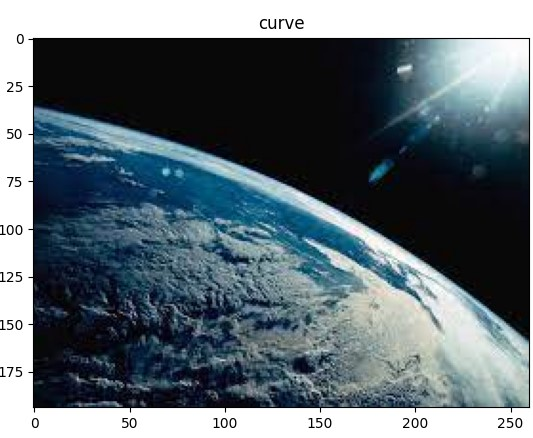
#> input picture figs/full_img_earth.jpg, 533 x 438 px; its folder holds only this picture in this run
$ python -i SIClib.py   (imports and definitions only)
#> lines starting #> are read from the running program, lines starting #| are printed output that depends on the picture
import os
from joblib import dump, load
import cv2
import numpy as np

import matplotlib.pyplot as plt

def setSize(new_size):
    global im_size,rand_points
    im_size = tuple((np.ones((2, 1),dtype=int) * new_size).flatten())
    rand_points = getRandomPoints(im_size[0])


def randomDiff(img, im_size, rand_points):
    img = cv2.resize(img, im_size).astype(int)

    ret_vec = np.zeros(len(rand_points))
    for i in range(len(rand_points)):
        x1, y1 = rand_points[i][0]
        x2, y2 = rand_points[i][1]
        ret_vec[i] = img[y1, x1] - img[y2, x2]

    return ret_vec


def getRandomPoints(n=32, seed=42):
#> called with n = 32, seed = 42
    if seed:
        np.random.seed(seed)
    ret_points = []
    for _ in range(n):
        p1 = np.random.randint(0, im_size[0]), np.random.randint(0, im_size[1])
        p2 = np.random.randint(0, im_size[0]), np.random.randint(0, im_size[1])

        ret_points.append((p1, p2))
    return ret_points


def extractFeat(img):
    hsv = cv2.cvtColor(img, cv2.COLOR_RGB2HSV)
#> hsv: shape (438, 533, 3); mean H, S, V 64.6, 75.6, 118.1
    gray = hsv[:, :, 2]
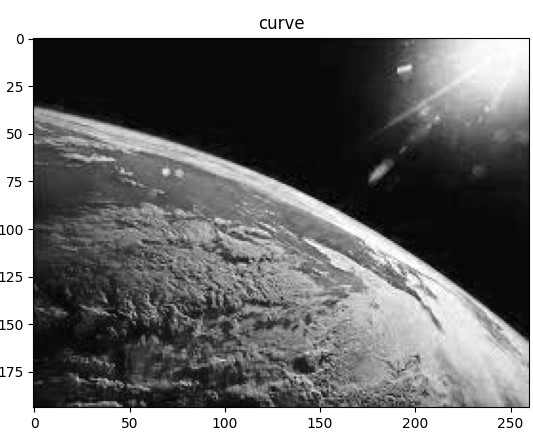
#> gray: shape (438, 533); min 0, max 255, mean 118.1
    feat = np.array([1])

    hist_hsv, bins = np.histogram(hsv[:, :, 0].ravel(), 90, [0, 180])
#> hist_hsv = 90 values, max 80801 at index 0, min 2 at index 89, mean 2593.9; bins = 91 values from 0 to 180
    hist_hsv = hist_hsv / hist_hsv.sum()
#> hist_hsv = 90 values, max 0.346 at index 0, min 8.57e-06 at index 89, mean 0.0111
    feat = np.concatenate([feat, hist_hsv])
#> feat = 91 values, max 1 at index 0, min 8.57e-06 at index 90, mean 0.022

    hist_hsv, bins = np.histogram(gray.ravel(), 100, [0, 256])
#> hist_hsv = 100 values, max 44158 at index 99, min 602 at index 88, mean 2334.5; bins = 101 values from 0 to 256
    hist_hsv = hist_hsv / hist_hsv.sum()
#> hist_hsv = 100 values, max 0.189 at index 99, min 0.00258 at index 88, mean 0.01
    feat = np.concatenate([feat, hist_hsv])
#> feat = 191 values, max 1 at index 0, min 8.57e-06 at index 90, mean 0.0157

    channels = list()
    channels.append(('r-hsv', hsv[:, :, 0]))
    channels.append(('r-gray', gray))
    ix = cv2.Sobel(gray.astype(np.float32), -1, 1, 0, ksize=3)
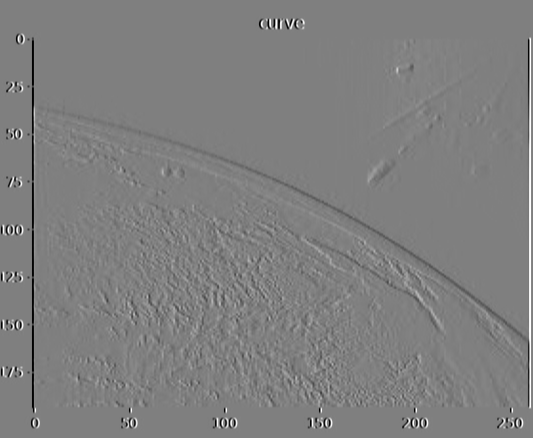
#> ix: shape (438, 533) float32; min -1020, max 1020, mean 0.1; drawn with min black and max white
    iy = cv2.Sobel(gray.astype(np.float32), -1, 0, 1, ksize=3)
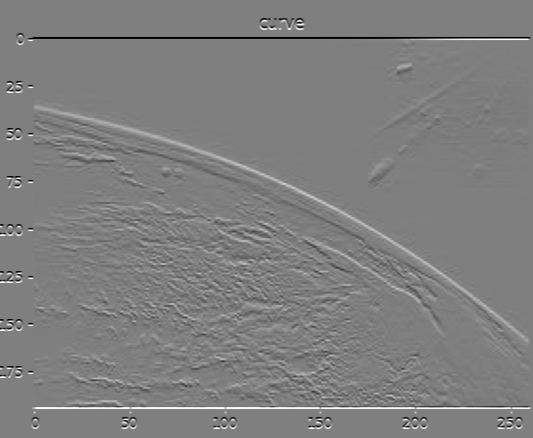
#> iy: shape (438, 533) float32; min -1020, max 1019, mean 0; drawn with min black and max white
    grad = np.arctan2(iy, ix)
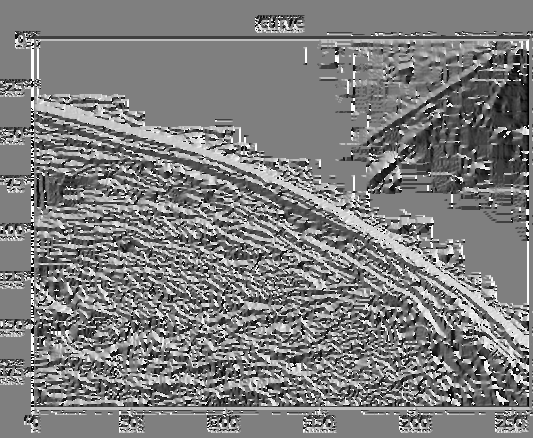
#> grad: shape (438, 533) float32; min -3.14, max 3.14, mean -0.0283; drawn with min black and max white
    mag = np.hypot(iy, ix)
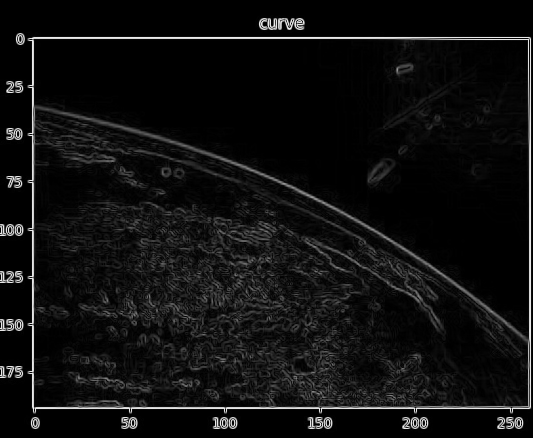
#> mag: shape (438, 533) float32; min 0, max 1106.4, mean 68.8; drawn with min black and max white
    channels.append(('r-sobelX', ix))
    channels.append(('r-sobelY', iy))
    channels.append(('r-mag', mag))
    channels.append(('r-mag', grad + np.pi))

    for idx, (n, c) in enumerate(channels):
        # rand_points = getRandomPoints(seed=idx)
        rs = randomDiff(c, im_size, rand_points)
        feat = np.concatenate([feat, rs])

        hist, bins = np.histogram(c.ravel(), 6, )
        hist = hist / hist.sum()
        feat = np.concatenate([feat, hist])
#> this loop made 6 passes
#> (n, hist, bins) on passes 1 to 6: ('r-hsv', [0.359, 0.028, 0.0554, 0.482, 0.0642, 0.0105], [0, 29.67, 59.33, 89, 118.7, 148.3, 178]), ('r-gray', [0.339, 0.108, 0.12, 0.1, 0.0761, 0.258], [0, 42.5, 85, 127.5, 170, 212.5, 255]), ('r-sobelX', [0.00501, 0.00263, 0.289, 0.698, 0.00234, 0.00397], [-1020, -680, -340, 0, 340, 680, 1020]), ('r-sobelY', [0.00492, 0.00385, 0.359, 0.619, 0.00738, 0.00507], [-1020, -680.2, -340.3, -0.5, 339.3, 679.2, 1019]), ('r-mag', [0.911, 0.0557, 0.00994, 0.00411, 0.00609, 0.0129], [0, 184.4, 368.8, 553.2, 737.6, 922, 1106.4]), ('r-mag', [0.0778, 0.165, 0.45, 0.0836, 0.13, 0.0935], [0.000983, 1.05, 2.1, 3.14, 4.19, 5.24, 6.28])
#> pass 1, in randomDiff, `img = cv2.resize(img, im_size).astype(int)`:
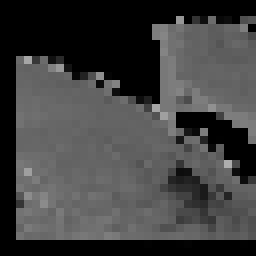
#> img: shape (32, 32) int64 (shown 8 times larger); min 0, max 173, mean 64.2
#> pass 3, in randomDiff (call 3), `img = cv2.resize(img, im_size).astype(int)`:
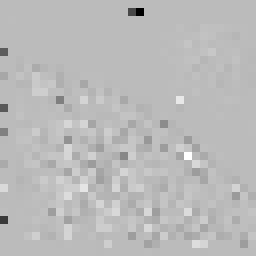
#> img: shape (32, 32) int64 (shown 8 times larger); min -957, max 344, mean -2; drawn with min black and max white
#> after the loop, feat = 419 values, max 669 at index 370, min -663 at index 332, mean 0.382

    return feat


# [60 lines left out: functions classifyImg, nms, starFinder, not called in this run]


setSize(32)

>>> import cv2
>>> picture = cv2.cvtColor(cv2.imread('../figs/full_img_earth.jpg'), cv2.COLOR_BGR2RGB)
>>> result = extractFeat(picture)
#> result has the same summary as feat in extractFeat

$ run again, on figs/laplacian.jpg
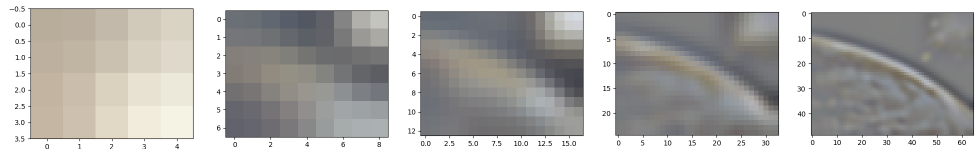
#> input picture figs/laplacian.jpg, 1956 x 297 px (shown at 1/2 size)
#> hsv: shape (297, 1956, 3); mean H, S, V 44.9, 11.5, 175.9
#> in extractFeat, `hist_hsv, bins = np.histogram(hsv[:, :, 0].ravel(), 90, [0, 180])`: hist_hsv = 90 values, max 197327 at index 0, min 0 at index 1, mean 6454.8; bins = 91 values from 0 to 180
#> in extractFeat, `hist_hsv = hist_hsv / hist_hsv.sum()`: hist_hsv = 90 values, max 0.34 at index 0, min 0 at index 1, mean 0.0111
#> in extractFeat, `feat = np.concatenate([feat, hist_hsv])`: feat = 91 values, max 1 at index 0, min 0 at index 2, mean 0.022
#> in extractFeat, `hist_hsv, bins = np.histogram(gray.ravel(), 100, [0, 256])`: hist_hsv = 100 values, max 159340 at index 99, min 11 at index 19, mean 5809.3; bins = 101 values from 0 to 256
#> in extractFeat, `hist_hsv = hist_hsv / hist_hsv.sum()`: hist_hsv = 100 values, max 0.274 at index 99, min 1.89e-05 at index 19, mean 0.01
#> in extractFeat, `feat = np.concatenate([feat, hist_hsv])`: feat = 191 values, max 1 at index 0, min 0 at index 2, mean 0.0157
#> in extractFeat, `mag = np.hypot(iy, ix)`:
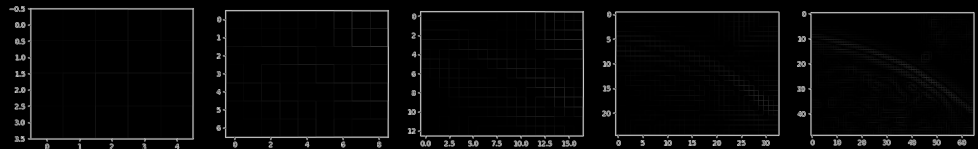
#> mag: shape (297, 1956) float32 (shown at 1/2 size); min 0, max 1076.1, mean 35.5; drawn with min black and max white
#> the loop in extractFeat, `for idx, (n, c) in enumerate(channels):` made 6 passes
#> (n, hist, bins) on passes 1 to 4: ('r-hsv', [0.622, 0.0414, 0.0152, 0.221, 0.0677, 0.0335], [0, 29.17, 58.33, 87.5, 116.7, 145.8, 175]), ('r-gray', [0.013, 0.00469, 0.289, 0.235, 0.106, 0.353], [0, 42.5, 85, 127.5, 170, 212.5, 255]), ('r-sobelX', [0.00446, 0.00549, 0.0487, 0.932, 0.00532, 0.00438], [-1020, -680, -340, 0, 340, 680, 1020]), ('r-sobelY', [0.00485, 0.00647, 0.0634, 0.914, 0.00616, 0.00493], [-1020, -680, -340, 0, 340, 680, 1020])
#> pass 3, in randomDiff (call 3), `img = cv2.resize(img, im_size).astype(int)`:
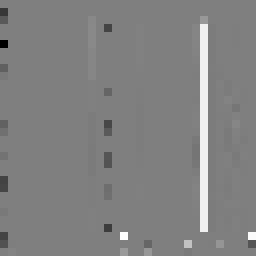
#> img: shape (32, 32) int64 (shown 8 times larger); min -940, max 947, mean 17.4; drawn with min black and max white
#> after the loop in extractFeat, `for idx, (n, c) in enumerate(channels):`: feat = 419 values, max 733 at index 309, min -1056 at index 326, mean -9.73
#> result has the same summary as feat in extractFeat
